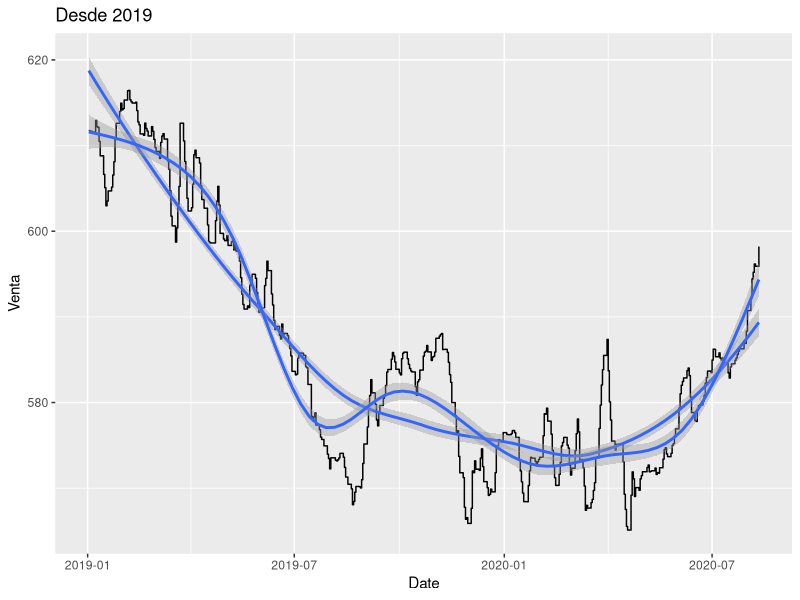
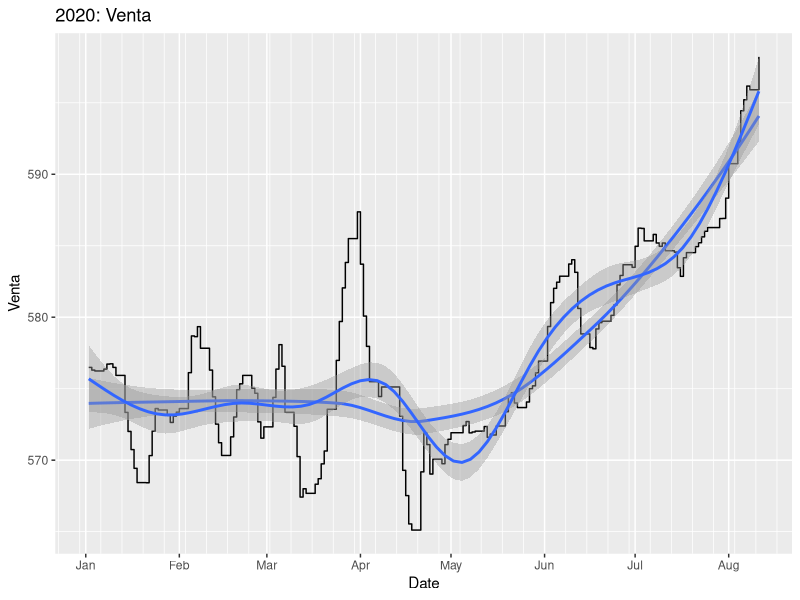
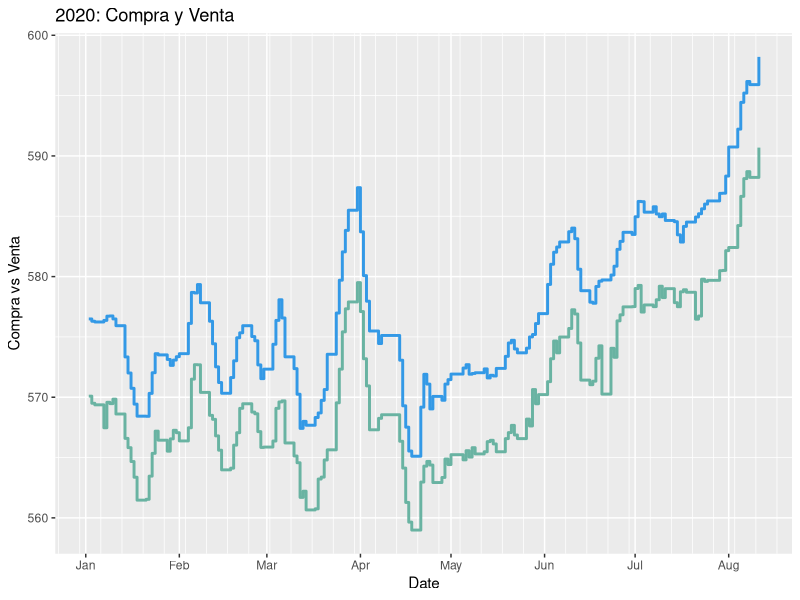
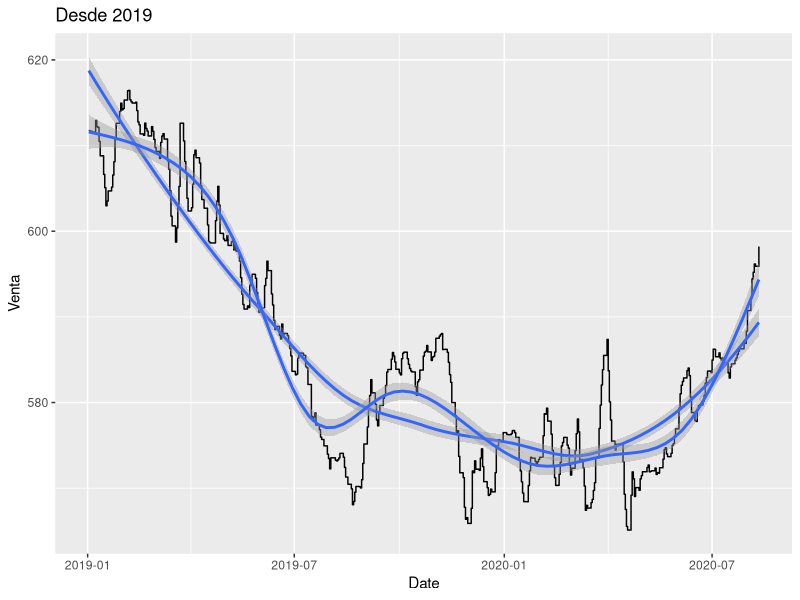
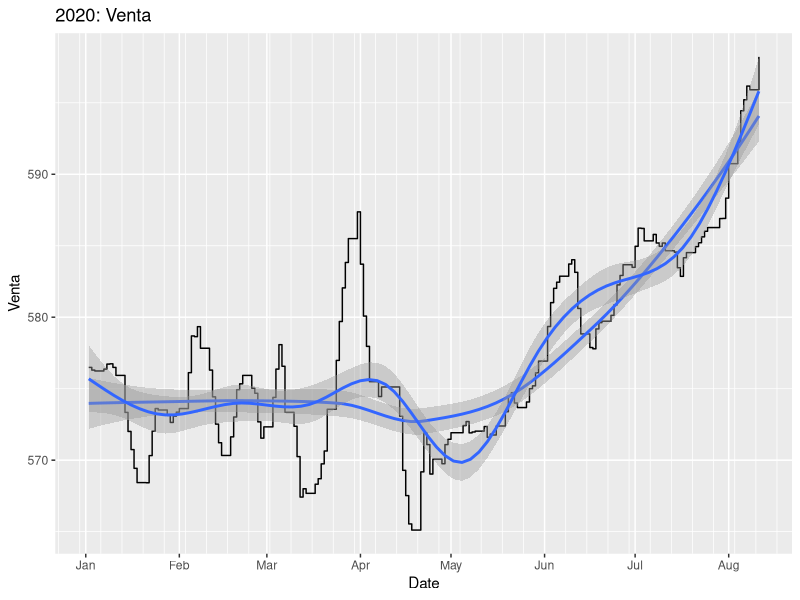
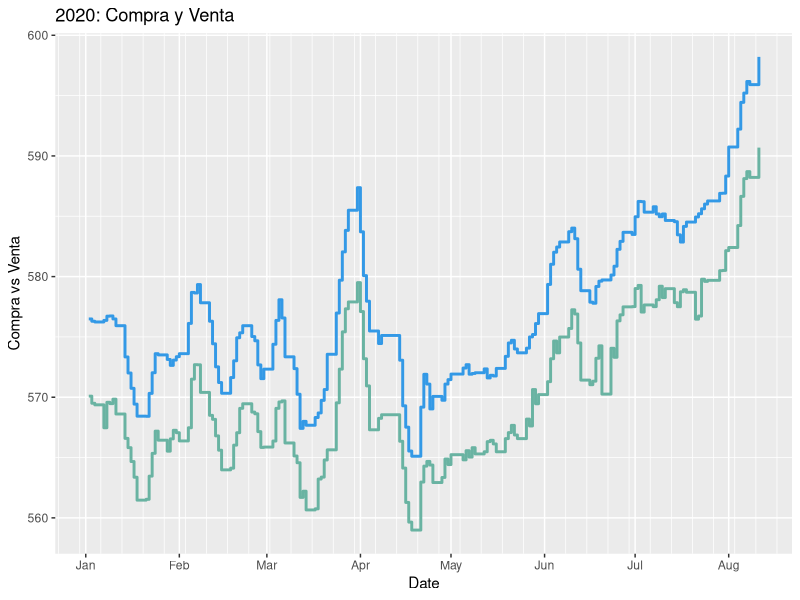

Write R code to recreate these figures, in order.
library(ggplot2)
library(scales)

# load historical data
dolar <- read.csv("crc-usd.csv", header=TRUE)

# parse dates
dolar$Date <- as.Date(dolar$Date, "%d %b %Y")

summary(dolar)

# select from > 2019
dolar2019 <- dolar[dolar$Date > '2019-01-01',]
dolar2020 <- dolar[dolar$Date > '2020-01-01',]

# draw tendency with 2 methods
ggplot(dolar2019, aes(Date, Sell, group=1)) +
  ggtitle("Desde 2019") +
  geom_step() +
  labs(y="Venta") +
  geom_smooth(method = 'loess') +
  geom_smooth(method = 'gam')
ggsave(file="dolar-2019.pdf", width=12, height=6, dpi=300)

# adding breaks
ggplot(dolar2020, aes(Date, Sell, group=1)) +
  ggtitle("2020: Venta") +
  labs(y="Venta") +
  geom_step() +
  geom_smooth(method = 'loess') +
  geom_smooth(method = 'gam') +
  scale_x_date(breaks = "1 month", minor_breaks = "1 week", labels=date_format("%b"))
ggsave(file="dolar-2020.pdf", width=12, height=6, dpi=300)

buyColor <- "#69b3a2"
sellColor <- rgb(0.2, 0.6, 0.9, 1)

ggplot(dolar2020, aes(x=Date)) +
  ggtitle("2020: Compra y Venta") +
  geom_step( aes(y=Buy), size=1, color=buyColor) +
  geom_step( aes(y=Sell), size=1, color=sellColor) +
  labs(y="Compra vs Venta") +
  scale_x_date(breaks = "1 month", minor_breaks = "1 week", labels=date_format("%b"))
ggsave(file="dolar-2020-compraventa.pdf", width=12, height=6, dpi=300)
